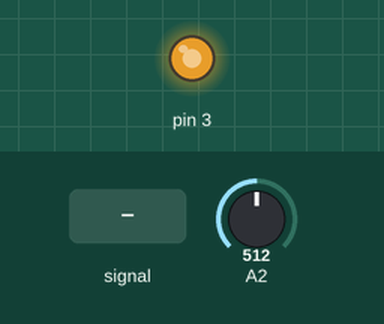
Simulated run of this sketch. Board: Arduino Mega 2560, built with avr-gcc and run on an emulated ATmega2560. Shown: output pins drawn as LEDs (lit = HIGH). The inputs (shaded band) are chosen by the test bench; at power-on: A2 = 512. What the sketch prints to the serial monitor is not drawn.

Above: at 1.2 s.
1.3 s: A2 fed a 200 Hz sine of ±255 counts around its level
4.3 s: A2 set to 122
At 4.7 s:
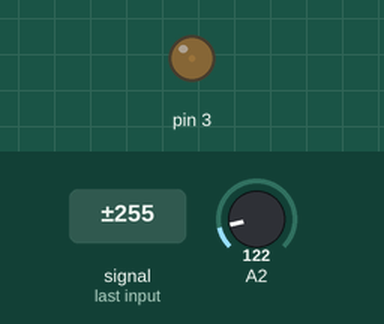
5.8 s: A2 set to 0
At 6.9 s:
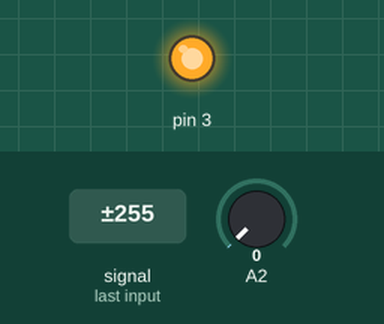
Timing chart, 0 to 8.8 s (numbered marks = the images above; inputs shaded):
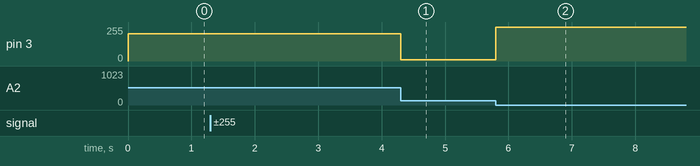

The sketch:

LabControle8.4.ino
```cpp
int duty;
int Ts = 500;
unsigned long tempoAnt = 0;
int leitura;
float valor;
float r = 0.5;
float u;
float uPWM;
float e;

void setup() {
  pinMode(A2,INPUT);
  TCCR3B = TCCR3B & B11111000 | B00000001;
  pinMode(3, OUTPUT);
  Serial.begin(2000000);
}

void loop() {
  if(micros() - tempoAnt > Ts){
    leitura = analogRead(A2);
    valor = leitura*0.0048875855;
    e = r-valor;
    u = -2*e;
    uPWM = u*51;

    analogWrite(3, uPWM);

    tempoAnt = micros();
    Serial.println(valor);
  }
}
```

Measured:
- after the input at 4.3 s, pin 3: 204/255 → 9/255 at once
- after the input at 5.8 s, pin 3: 9/255 → 255/255 at once
